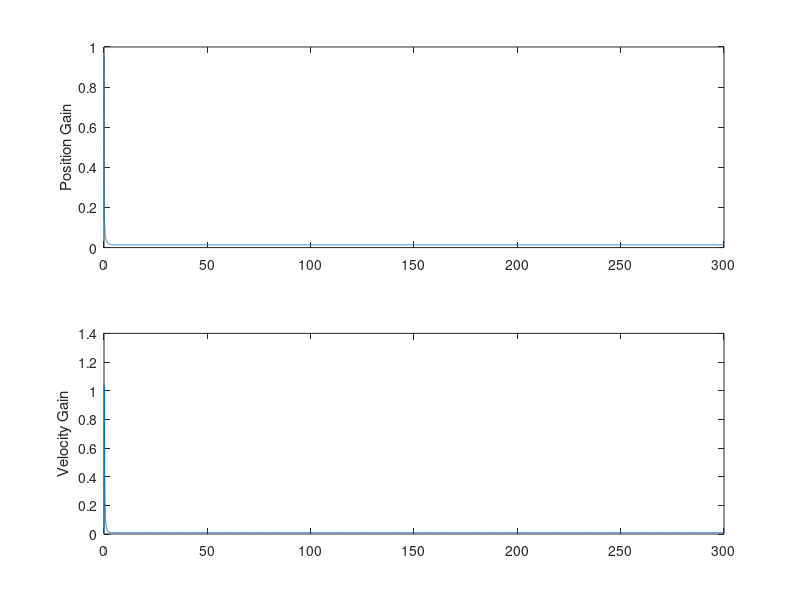
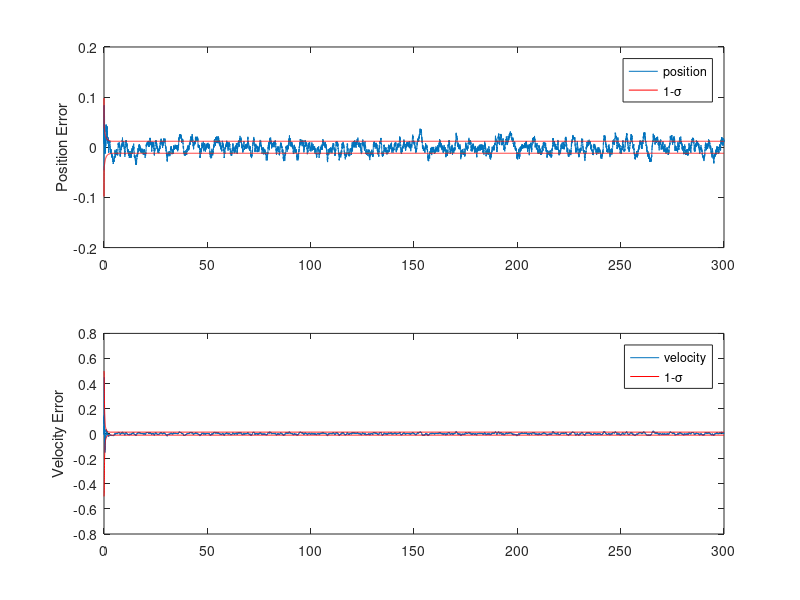
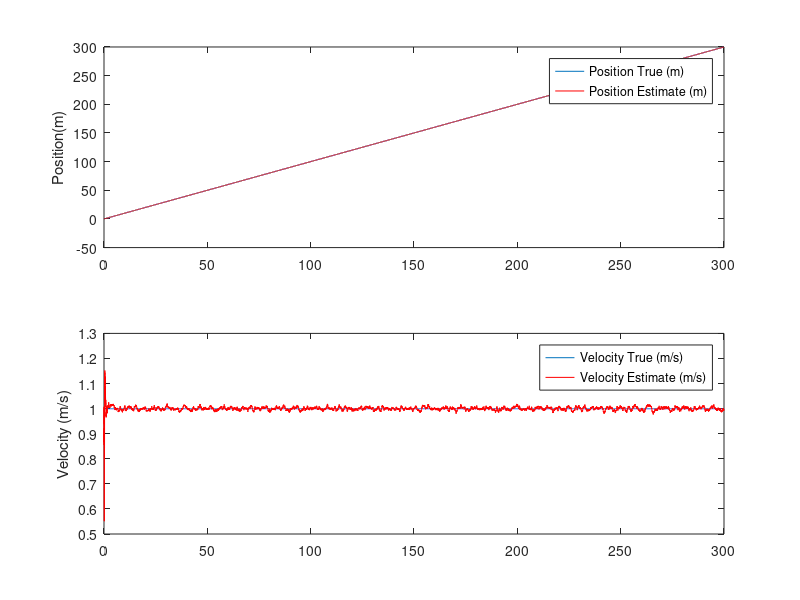

MATLAB code to generate these figures, in order:
% LM KF Class
% HW2 Problem 1
% 2018-11-10
% Implement Kalman Filter for 1-D tracking problem

%%
clear all;
close all;

% sim parameters
dt = 0.01;
t_start = 0;
t_end = 300;
time = t_start:dt:t_end;

% truth parameters
Phi = [1 dt; 0 1];
H = [1 0];
sigma_nu = 0.1;

% kalman filter parameter
Q = [0 0; 0 0.001^2]; 
Gamma = eye(2);
R = 0.1^2;
Phi_kf = Phi; % setting state transition matrix Phi_kf same as actual truth, but might differ in reality
H_kf = H; % ditto ^


%% Propogate
for k = 1:length(time)
    if k == 1 % initialize state
        x_hat_prior(:,k) = [0.1 0.9]'; % x_hat_initial
        P_prior(:,:,k) = 0.5^2*eye(2); % P_initial
        x(:,k) = [0 1]'; % truth initial state
    end
    
    % calculate K gain
    K(:,k) = P_prior(:,:,k)*H_kf'*inv(H_kf*P_prior(:,:,k)*H_kf' + R);
    
    % take in measurment
    y(:,k) = H*x(:,k) + sigma_nu*randn;
    % update state and covariance
    e_meas(:,k) = y(:,k) - H_kf*x_hat_prior(:,k);
    x_hat_post(:,k) = x_hat_prior(:,k) + K(:,k)*e_meas(:,k);
    P_post(:,:,k) = (eye(2) - K(:,k)*H_kf)*P_prior(:,:,k);
    
    e_states(:,k) = x(:,k) - x_hat_post(:,k); % record for plotting
    
    % propogate estimates forward in time
    x_hat_prior(:,k+1) = Phi_kf*x_hat_post(:,k);
    P_prior(:,:,k+1) = Phi_kf*P_post(:,:,k)*Phi_kf' + Gamma*Q*Gamma';
    one_sigma_pos(k) = sqrt(P_post(1,1,k));
    one_sigma_vel(k) = sqrt(P_post(2,2,k));
    
    % propogate truth
    x(:,k+1) = Phi*x(:,k);
end
    
%% Plot
figure()
ax1 = subplot(2,1,1);
plot(time,K(1,:));
ylabel('Position Gain')
% ylim([-0.5 0.5]);
ax2 = subplot(2,1,2);
plot(time,K(2,:));
ylabel('Velocity Gain')
% ylim([-0.01 0.05]);
linkaxes([ax1,ax2],'x')

figure()
ax1 = subplot(2,1,1);
plot(time,e_states(1,:));
hold on;
plot(time,1*one_sigma_pos,'r');
plot(time,-1*one_sigma_pos,'r');
ylim([-0.2 0.2]);
ylabel('Position Error');
legend({'position','1-\sigma'});
ax2 = subplot(2,1,2);
plot(time,e_states(2,:));
hold on;
plot(time,1*one_sigma_vel,'r');
plot(time,-1*one_sigma_vel,'r');
legend('velocity','1-\sigma');
ylabel('Velocity Error')
linkaxes([ax1,ax2],'x')

figure()
ax1 = subplot(2,1,1);
plot(time,x(1,1:(end-1)));
hold on;
plot(time,x_hat_post(1,:),'r');
ylabel('Position(m)');
legend({'Position True (m)','Position Estimate (m)'});
ax2 = subplot(2,1,2);
plot(time,x(2,1:(end-1)));
hold on;
plot(time,x_hat_post(2,:),'r');
legend({'Velocity True (m/s)','Velocity Estimate (m/s)'});
ylabel('Velocity (m/s)')
linkaxes([ax1,ax2],'x')



